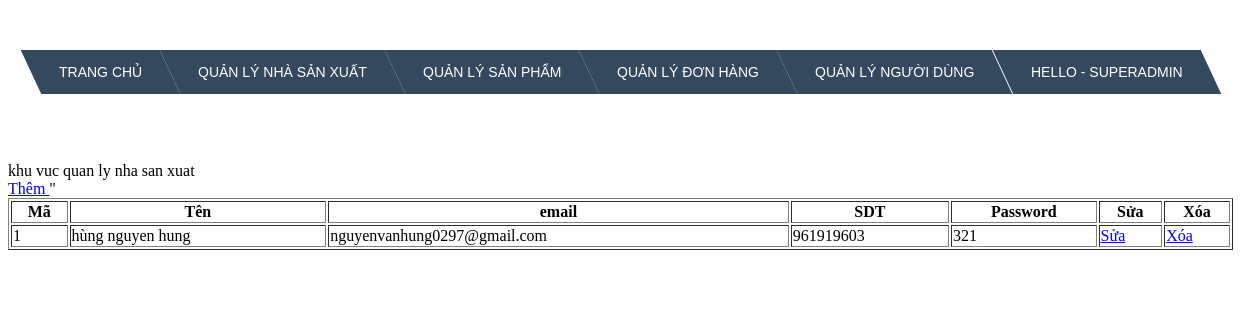
Before: /admin/customers/index.php (signed in) with the older database file.
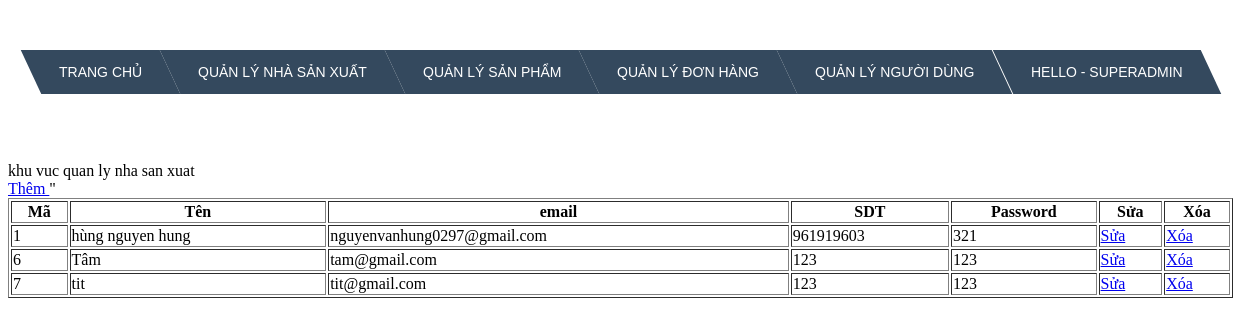
After: the same page with the newer database file.
### tables this page shows
CREATE TABLE `customers` (
  `id` int(11) NOT NULL,
  `name` varchar(50) NOT NULL,
  `email` varchar(50) NOT NULL,
  `password` varchar(200) NOT NULL,
  `phone_number` varchar(15) NOT NULL,
  `address` varchar(200) NOT NULL,
  `token` varchar(50) DEFAULT NULL
);

### admin/customers/index.php (the view, shortened to what this page needs)
<!DOCTYPE html>
<html lang="en">
<head>
    <link rel="stylesheet" href="../css/menu.css">
</head>
<body>
    <?php include '../menu.php' ?>
    <br>
    khu vuc quan ly nha san xuat
    <br>
    <a href="form_insert.php">Thêm </a>
    <?php
    include '../connect.php';
    $sql = 'select * from customers';
    $result = mysqli_query($connect, $sql)
    ?>
    <table border="1" width="100%">"
        <tr>
            <th>Mã</th>
            <th>Tên</th>
            <th>email</th><th>SDT</th>
            <th>Password</th>
            <th>Sửa</th>
            <th>Xóa</th>
        </tr>
        <?php foreach ($result as $each) : ?>
            <tr>
                <td> <?php echo $each['id'] ?></td>
                <td> <?php echo $each['name'] ?></td>
                <td> <?php echo $each['email'] ?></td>
                <td> <?php echo $each['phone_number'] ?></td>
                <td> <?php echo $each['password'] ?></td>
                <td>
                    <a href="form_update.php?id=<?php echo $each['id'] ?> ">
                        Sửa
                    </a>
                </td>
                <td>
                    <a href="delete.php?id=<?php echo $each['id'] ?>">
                        Xóa
                    </a>
                </td>
            </tr>
        <?php endforeach ?>
    </table>
</body>
</html>

Changed rows visible on the page:
added customers: id "6", name "Tâm", email "tam@gmail.com", phone_number "123", password "123"
added customers: id "7", name "tit", email "tit@gmail.com", phone_number "123", password "123"
